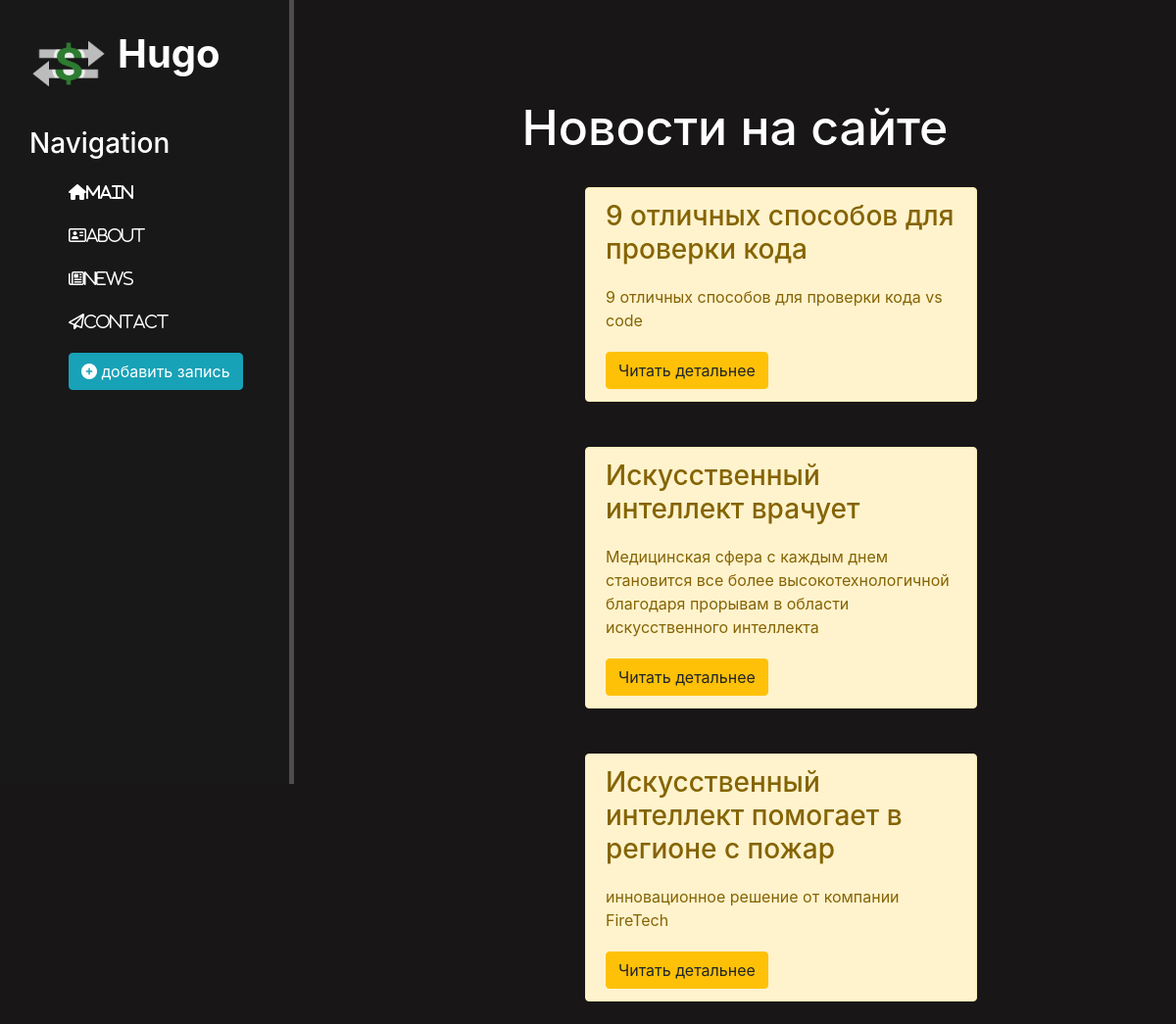
Page /news/ on the committed database.
### news/models.py (models this page shows, shortened)
class Artiles(models.Model):
    title = models.CharField('назавание', max_length = 50)
    anons = models.CharField('Анонс', max_length = 250)
    full_text = models.TextField('Статья')
    data = models.DateTimeField('Дата публикации')
    class Meta:
        verbose_name = 'Новость'
        verbose_name_plural = 'Новости'

### news/views.py (the view)
# urls.py: path('', views.news_home, name='news_home'),
def news_home(request):
    news = Artiles.objects.order_by('title')
    return render(request, 'news/news_home.html', {'news': news})

### news/templates/news/news_home.html (shortened to what this page needs)
{% extends 'main/lalyout.html' %}
{% block content %}
    <div class="features">
        <h1>Новости на сайте</h1>
        {% if news %}
            {% for el in news %}
                <div class="alert alert-warning">
                    <h3>{{ el.title }}</h3>
                    <p>{{ el.anons }}</p>
                    <a href="{% url 'news-detail' el.id %}" class="btn btn-warning">Читать детальнее</a>
                </div>
            {% endfor %}
        {% else %}
            <p>у вас нет записей!</p>
        {% endif %}
    </div>
{% endblock %}

### main/templates/main/lalyout.html (shortened to what this page needs)
{% load static %}
<!DOCTYPE html>
<html lang="ua">
<head>
    <link rel="stylesheet" href="https://cdn.jsdelivr.net/npm/bootstrap@4.3.1/dist/css/bootstrap.min.css">
    <link rel="stylesheet" href="{% static 'main/css/main.css' %}">
    <link rel="stylesheet" href="https://cdnjs.cloudflare.com/ajax/libs/font-awesome/6.5.1/css/all.min.css" />
</head>
<body>
    <aside>
        <img src="{% static 'main/img/ogo.png' %}" alt="logo">
        <span class="logo">Hugo</span>
        <h3>Navigation</h3>
        <ul>
            <a href="{% url 'home' %}"><li><i class="fa-solid fa-house icon">Main</i></li></a>
            <a href="{% url 'about' %}"><li><i class="fa-regular fa-address-card icon">About</i></li></a>
            <a href="{% url 'news_home' %}"><li><i class="fa-regular fa-newspaper">News</i></li></a>
            <a href=""><li><i class="fa-regular fa-paper-plane icon">Contact</i></li></a>
            <a href="{% url 'create' %}"><li><button class="btn btn-info"><i class="fas fa-plus-circle"></i> добавить запись</button></li></a>
        </ul>
    </aside>
        <main>
            {% block content %}
            {% endblock content %}
        </main>
</body>
</html>

### main/static/main/css/main.css (style rules this page uses)
body { background: rgb(24, 22, 22); }
aside { float: left; background: #181818; width: 25%; padding: 2.5%; height: 100vh; color: #fff; border-right: 5px solid #4d4d4d; }
img { width: 300px; height: 70px; }
aside img { width: 80px; float: left; }
aside .logo { font-size: 40px; margin-left: 10px; font-weight: bold; position: relative; top: -5px; }
aside h3 { margin-top: 40px; font-size: 28px; }
aside ul { list-style: none; }
aside ul li { color: #fff; display: block; margin-top: 20px; transition: transform .6s ease; }
main .features { float: left; color: white; margin-top: 100px; text-align: center; width: 75%; }
main .features h1 { font-size: 50px; }
main .features p { max-width: 400px; margin: 20px auto; }
.alert-warning { float: left; clear: both; width: 400px; margin: 23px 33%; text-align: left; }

### rows in the picture
Artiles: title "9 отличных способов для проверки кода", anons "9 отличных способов для проверки кода vs code"
Artiles: title "Искусственный интеллект врачует", anons "Медицинская сфера с каждым днем становится все более высокотехнологичной благодаря прорывам в области искусственного интеллекта"
Artiles: title "Искусственный интеллект помогает в регионе с пожар", anons "инновационное решение от компании FireTech"
